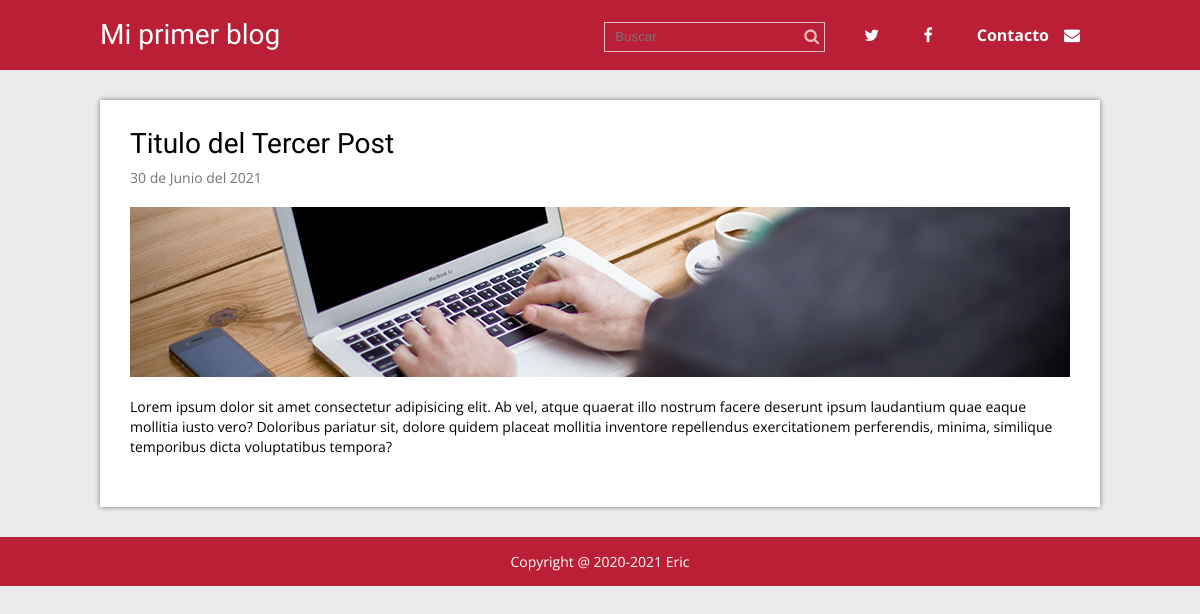
Screenshot of /single.php?id=3 with the database file from the repository.
### tables this page shows
CREATE TABLE `articulos` (
  `id` int(11) NOT NULL,
  `titulo` varchar(200) DEFAULT NULL,
  `extracto` varchar(200) DEFAULT NULL,
  `fecha` timestamp NOT NULL DEFAULT current_timestamp(),
  `texto` text DEFAULT NULL,
  `thumb` varchar(50) DEFAULT NULL
);

### single.php (called while the page is built, shortened)
<?php
require 'admin/config.php';
require 'funtions.php';
$conexion = conexion($bd_config);
$id_articulo = id_articulo($_GET['id']);
$post= obtener_post_por_id($conexion, $id_articulo);
$post = $post[0];
require 'views/single.view.php';
?>

### funtions.php (called while the page is built, shortened)
<?php
function limpiarDatos($datos){
    $datos = trim($datos);
    $datos = stripslashes($datos);
    $datos = htmlspecialchars($datos);
    return $datos;
}
function id_articulo($id){
    return (int)limpiarDatos($id);
}
function obtener_post_por_id($conexion, $id){
    $resultado = $conexion->query("SELECT * FROM articulos WHERE id= $id LIMIT 1");
    $resultado = $resultado->fetchAll();
    return ($resultado) ? $resultado : false;
}
function fecha($fecha){
    $timestamp = strtotime($fecha);
    $meses = ['Enero','Febrero','Marzo','Abril','Mayo','Junio','Julio','Agosto','Septiembre','Octubre','Noviembre','Diciembre'];
    $dia = date('d', $timestamp);
    $mes = date('m', $timestamp)-1;
    $year = date('Y', $timestamp);
    $fecha = "$dia de $meses[$mes] del $year";
    return $fecha;
}
?>

### views/single.view.php (the view)
<?php require'header.php' ?>
<div class="contenedor">
    <div class="post">
        <article>
            <h2 class="titulo"><?php echo $post['titulo'] ?></h2>
            <p class="fecha"><?php echo fecha($post['fecha']) ?></p>
            <div class="thumb">
                <img src="<?php echo RUTA; ?>/imagenes/<?php echo $post['thumb'] ?>"
                    alt="<?php echo $post['titulo'] ?>">
            </div>
            <p class="extracto"><?php echo nl2br($post['texto']) ?></p>
        </article>
</div>
</div>
<?php require'footer.php' ?>

### views/header.php (shortened to what this page needs)
<!DOCTYPE html>
<html lang="en">
<head>
    <link rel="stylesheet" href="https://maxcdn.bootstrapcdn.com/font-awesome/4.5.0/css/font-awesome.min.css">
    <link rel="stylesheet" href="<?php echo RUTA; ?>/css/estilos.css">
</head>
<body>
    <header>
        <div class="contenedor">
            <div class="logo izquierda">
            <p><a href="<?php echo RUTA; ?>">Mi primer blog</a></p>
            </div>
            <div class="derecha">
                <form name="busqueda" class="buscar" action="<?php echo RUTA; ?>/buscar.php" method="get">
                    <input type="text" name="busqueda" placeholder="Buscar">
                    <button type="submit" class="icono fa fa-search"></button>
                </form>
                <nav class="menu">
                    <ul>
                        <li><a href="#"><i class="fa fa-twitter"></i></a></li>
                        <li><a href="#"><i class="fa fa-facebook"></i></a></li>
                        <li><a href="#">Contacto<i class="icono fa fa-envelope"></i></a></li>
                    </ul>
                </nav>
            </div>
        </div>
    </header>

### views/footer.php
    <footer>
    <p class="copyright">Copyright @ 2020-2021 Eric </p>
    </footer>
</body>
</html>

### css/estilos.css (style rules this page uses)
* { margin: 0; padding: 0; -webkit-box-sizing: border-box; -moz-box-sizing: border-box; box-sizing: border-box; }
body { font-size: 16px; font-family: 'Open Sans', sans-serif; background: #ebebeb; }
h1, h2, h3, h4, h5, h6 { font-family: "Oswald", Arial, Sans-serif; font-weight: normal; }
a { text-decoration: none; color:#BB1F35; }
.contenedor { max-width: 1000px; width: 90%; margin: auto; }
.izquierda { float: left; }
.derecha { float: right; }
header { color:#fff; margin-bottom: 30px; background: #BB1F35; }
header .contenedor { overflow: hidden; }
header .logo { max-width: 300px; }
header .logo a { color: #fff; font-family: "Oswald", Arial, Sans-serif; font-size: 28px; line-height: 70px; }
header .buscar { display: inline-block; position: relative; margin-right: 15px; }
header .buscar input[type="text"] { background: none; border:1px solid rgba(255,255,255,.7); color:rgba(255,255,255,.7); height: 30px; padding: 0 10px; padding-right: 32px; }
header .buscar .icono { color:rgba(255,255,255,.7); position: absolute; right: 0; background: none; border:none; cursor:pointer; padding: 6px; font-size: 16px; line-height: 16px; }
header .menu { display: inline-block; }
header .menu ul { list-style: none; }
header .menu ul li { display: inline-block; line-height: 70px; }
header .menu ul li a { color: #fff; display: block; padding: 0px 20px; font-weight: bold; }
header .menu ul li a .icono { margin-left: 15px; }
.post { width: 100%; background: #fff; box-shadow: 0px 0px 5px rgba(0,0,0, .5); margin-bottom: 30px; padding: 30px; }
.post article .titulo { font-family: "Oswald", Arial, Sans-serif; font-size: 28px; font-weight: normal; line-height: 28px; margin-bottom: 10px; }
.post article .fecha { color:#747474; font-size: 14px; margin-bottom: 20px; }
.post article .thumb { margin-bottom: 20px; }
.post article .thumb img { vertical-align: top; width: 100%; }
.post article .extracto { font-size: 14px; line-height: 20px; margin-bottom: 20px; }
footer { background: #BB1F35; color: #fff; }
footer .copyright { text-align: center; font-size: 14px; padding: 15px 0; }

### rows the page displays
articulos: titulo "Titulo del Tercer Post", fecha "30 de Junio del 2021", thumb (picture), texto "Lorem ipsum dolor sit amet consectetur adipisicing elit. Ab vel, atque quaerat illo nostrum facere deserunt ipsum laudantium quae eaque mollitia iusto vero? Doloribus pariatur sit, dolore quidem placeat mollitia inventore repellendus exercitationem perferendis, minima, similique temporibus dicta voluptatibus tempora?"
